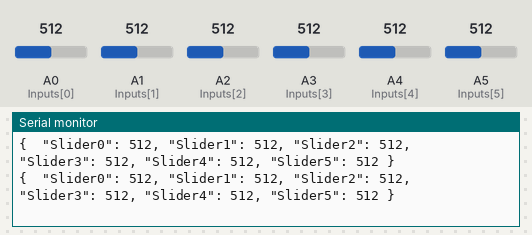
Bench run of a program on a simulated Arduino Uno, built with avr-gcc and run on an emulated ATmega328P. Shown: the last lines printed to the serial monitor. Inputs (shaded band) come from the test bench; at power-on: A0 (Inputs[0]) = 512, A1 (Inputs[1]) = 512, A2 (Inputs[2]) = 512, A3 (Inputs[3]) = 512, A4 (Inputs[4]) = 512, A5 (Inputs[5]) = 512.

Above: at 1.2 s.
1.3 s: A0 (Inputs[0]) set to 108
At 1.37 s:
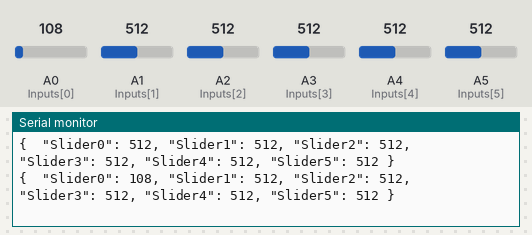
4.3 s: A0 (Inputs[0]) set to 89
At 4.31 s:
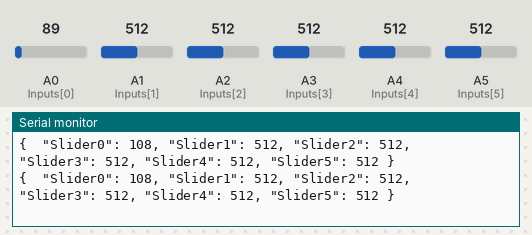
7.3 s: A1 (Inputs[1]) set to 107
At 7.33 s:
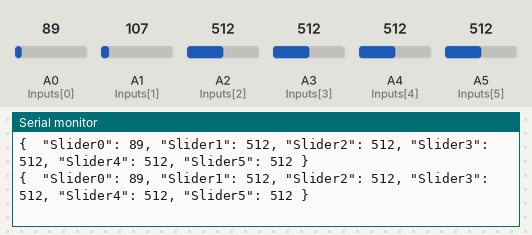
10.3 s: A1 (Inputs[1]) set to 95
At 10.35 s:
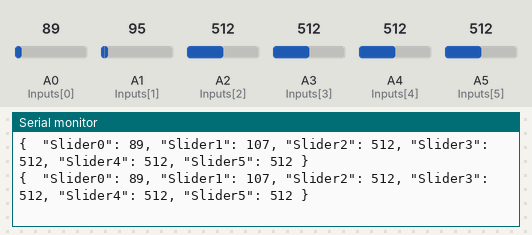
13.3 s: A2 (Inputs[2]) set to 107
At 13.33 s:
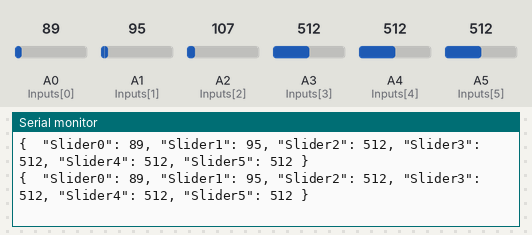
16.3 s: A2 (Inputs[2]) set to 90
At 16.32 s:
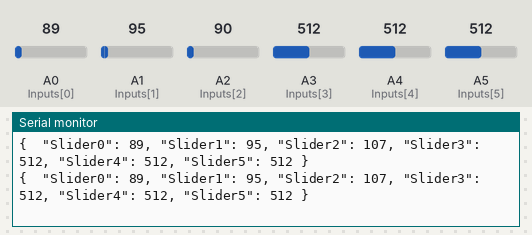
Timing chart, 0 to 19.3 s (numbered marks = the images above; inputs shaded):
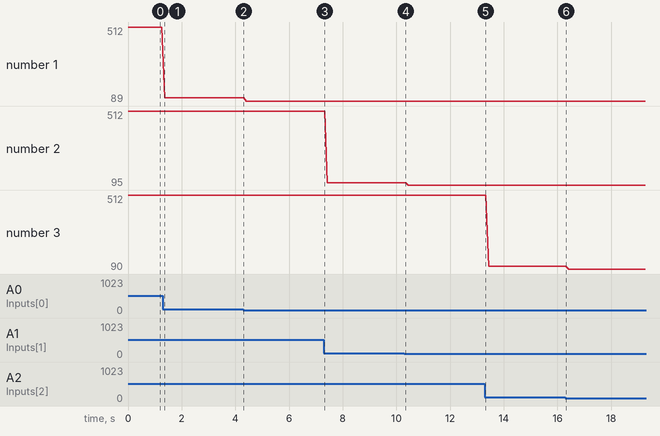

Measured:
- after the input at 1.3 s, the serial monitor: prints a new line after 0.07 s (image 1)
- plotted number 1: 512 → 108 after the input at 1.3 s, 108 → 89 after the input at 4.3 s
- plotted number 2: 512 → 107 after the input at 7.3 s, 107 → 95 after the input at 10.3 s
- plotted number 3: 107 → 90 after the input at 16.3 s

The program:

main.cpp
```cpp
#include <Arduino.h>
//test
const int Slider = 6;
const int Inputs[Slider]= {A0, A1, A2, A3, A4, A5};

int Values[Slider];

void setup() {
  // init all defined pins for sliders
  for ( int i = 0; i < Slider; i++){
    pinMode(Inputs[i], INPUT);
  }
  Serial.begin(9600);
}

void readValues(){
  for (int i = 0; i < Slider; i++){
    Values[i] = analogRead(Inputs[i]);
  }
}

void sendValues(){
  String send = "{ ";
  for (int i = 0; i < Slider; i++){
    if (i == Slider-1){
      send = send + " \"Slider"+i+"\": "+Values[i]+ "";
    }else{
      send = send + " \"Slider"+i+"\": "+Values[i]+ ",";
    }
  }
  send = send + " }";
  Serial.println(send);
}

void loop() {
  readValues();
  sendValues();
}
```
